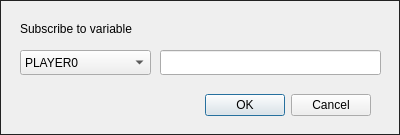
<?xml version="1.0" encoding="UTF-8"?>
<ui version="4.0">
 <class>SubscribeVariableDialog</class>
 <widget class="QDialog" name="SubscribeVariableDialog">
  <property name="geometry">
   <rect>
    <x>0</x>
    <y>0</y>
    <width>400</width>
    <height>135</height>
   </rect>
  </property>
  <property name="windowTitle">
   <string>Subscribe to variable</string>
  </property>
  <property name="styleSheet">
   <string notr="true">QDialog {
    border: 1px solid #222;
}</string>
  </property>
  <widget class="QDialogButtonBox" name="buttonBox">
   <property name="geometry">
    <rect>
     <x>30</x>
     <y>90</y>
     <width>341</width>
     <height>31</height>
    </rect>
   </property>
   <property name="orientation">
    <enum>Qt::Horizontal</enum>
   </property>
   <property name="standardButtons">
    <set>QDialogButtonBox::Cancel|QDialogButtonBox::Ok</set>
   </property>
  </widget>
  <widget class="QLineEdit" name="lineEdit">
   <property name="geometry">
    <rect>
     <x>160</x>
     <y>50</y>
     <width>221</width>
     <height>25</height>
    </rect>
   </property>
  </widget>
  <widget class="QComboBox" name="comboBox">
   <property name="geometry">
    <rect>
     <x>20</x>
     <y>50</y>
     <width>131</width>
     <height>25</height>
    </rect>
   </property>
   <item>
    <property name="text">
     <string>PLAYER0</string>
    </property>
   </item>
   <item>
    <property name="text">
     <string>PLAYER1</string>
    </property>
   </item>
   <item>
    <property name="text">
     <string>PLAYER2</string>
    </property>
   </item>
   <item>
    <property name="text">
     <string>PLAYER3</string>
    </property>
   </item>
   <item>
    <property name="text">
     <string>PLAYER4</string>
    </property>
   </item>
   <item>
    <property name="text">
     <string>PLAYER5</string>
    </property>
   </item>
   <item>
    <property name="text">
     <string>PLAYER6</string>
    </property>
   </item>
   <item>
    <property name="text">
     <string>PLAYER_GOOD</string>
    </property>
   </item>
   <item>
    <property name="text">
     <string>PLAYER_NEUTRAL</string>
    </property>
   </item>
  </widget>
  <widget class="QLabel" name="label">
   <property name="geometry">
    <rect>
     <x>20</x>
     <y>20</y>
     <width>361</width>
     <height>17</height>
    </rect>
   </property>
   <property name="text">
    <string>Subscribe to variable</string>
   </property>
  </widget>
 </widget>
 <tabstops>
  <tabstop>comboBox</tabstop>
  <tabstop>lineEdit</tabstop>
 </tabstops>
 <resources/>
 <connections>
  <connection>
   <sender>buttonBox</sender>
   <signal>rejected()</signal>
   <receiver>SubscribeVariableDialog</receiver>
   <slot>reject()</slot>
   <hints>
    <hint type="sourcelabel">
     <x>316</x>
     <y>260</y>
    </hint>
    <hint type="destinationlabel">
     <x>286</x>
     <y>274</y>
    </hint>
   </hints>
  </connection>
 </connections>
</ui>
